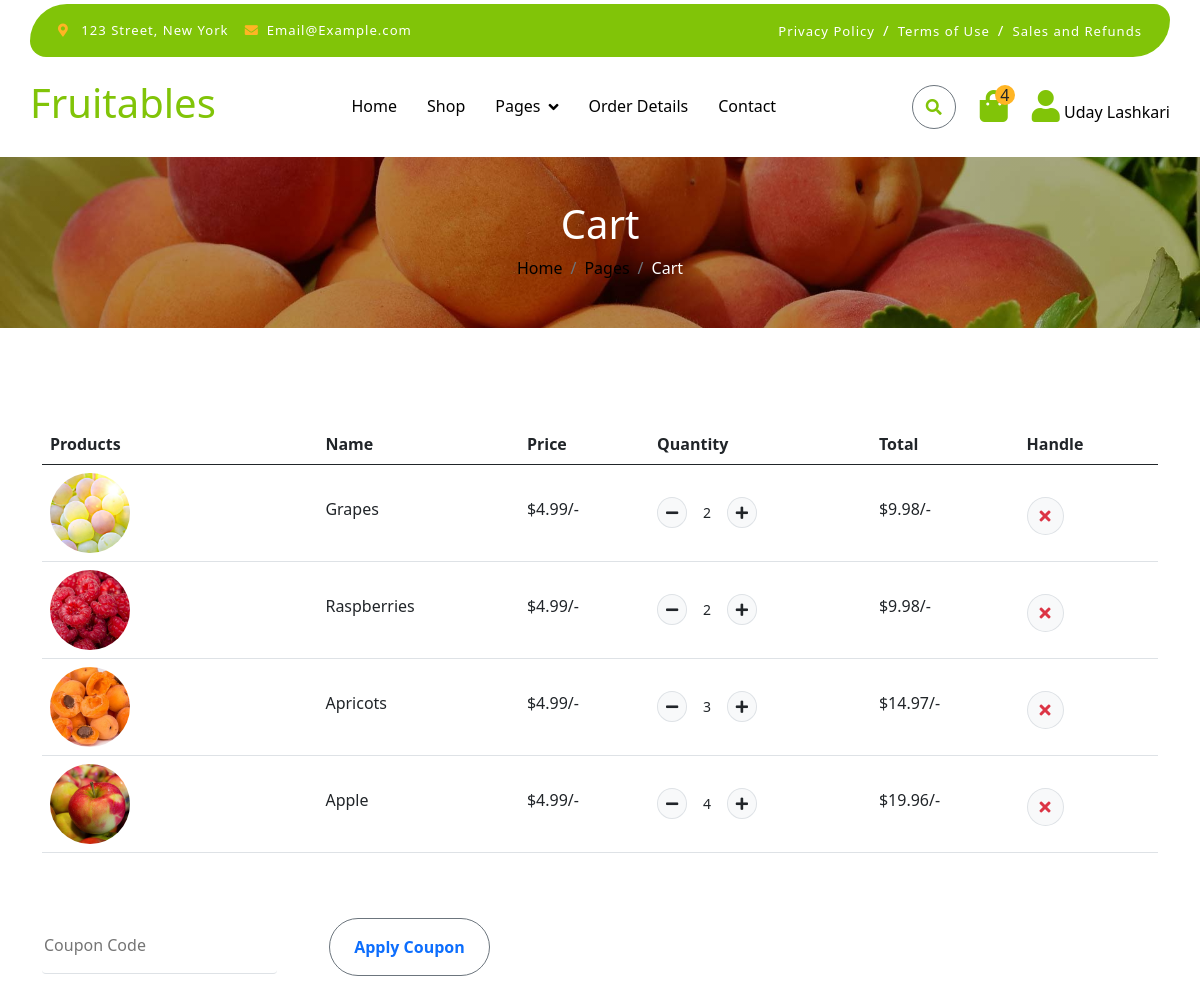
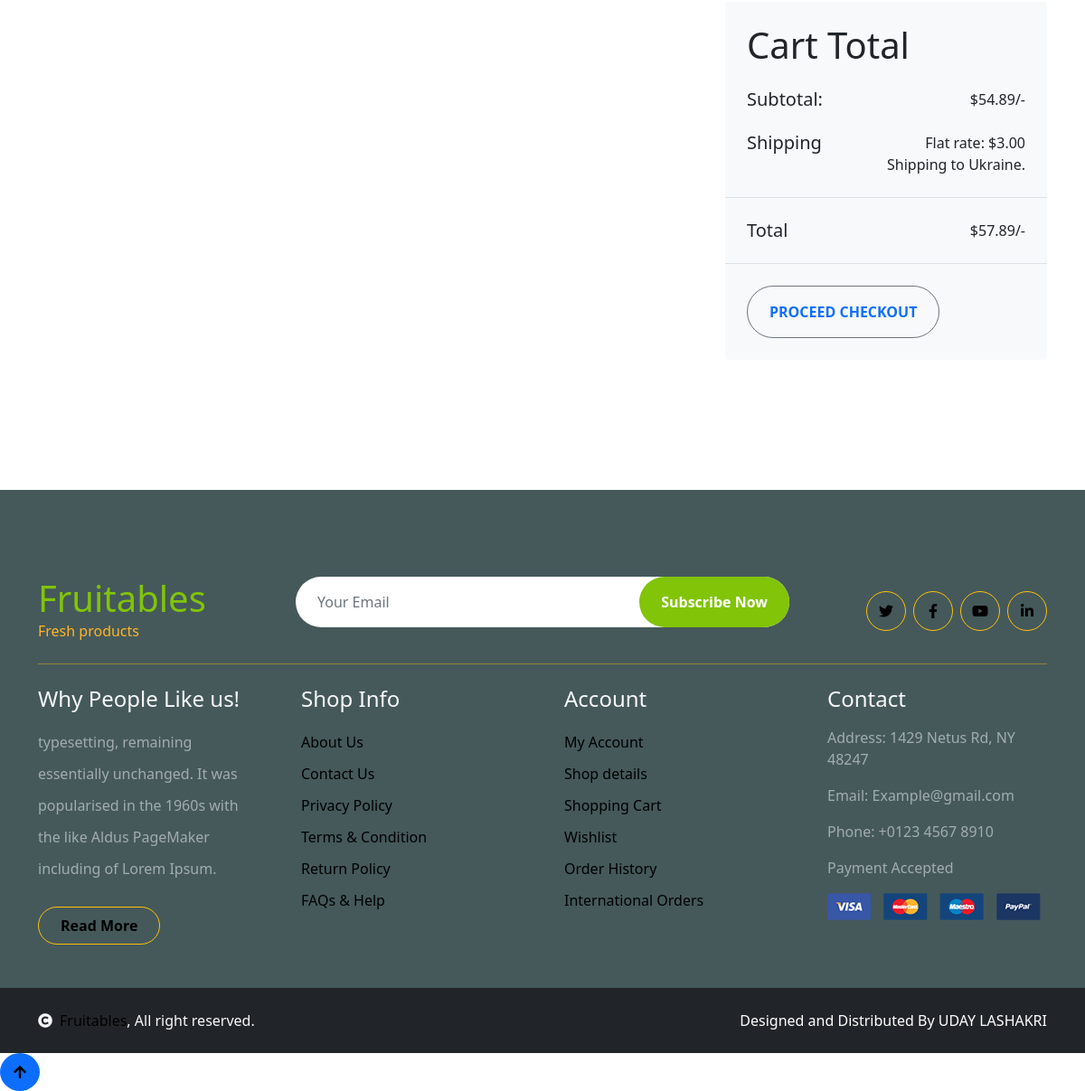
The app's page /cart.php (signed in) with its own data (2 pictures, top to bottom).
### tables this page shows
CREATE TABLE `user_info` (
  `id` int(11) NOT NULL,
  `name` varchar(50) NOT NULL,
  `lname` varchar(50) NOT NULL,
  `email` varchar(50) NOT NULL,
  `gen` varchar(50) NOT NULL,
  `pas` varchar(50) NOT NULL,
  `phone` int(50) NOT NULL,
  `city` varchar(50) NOT NULL,
  `pincode` varchar(50) NOT NULL,
  `country` varchar(50) NOT NULL
);

CREATE TABLE `cart` (
  `id` int(11) NOT NULL,
  `image` varchar(50) NOT NULL,
  `name` varchar(50) NOT NULL,
  `price` varchar(50) NOT NULL,
  `quantity` int(11) NOT NULL
);

### cart.php (the view, shortened to what the rows shown need)
<?php
include "config.php";
$pas = $_SESSION['pas'];
$sql = "SELECT * FROM `user_info` WHERE `pas` = '$pas'";
$res = mysqli_query($con, $sql);
$row2 = mysqli_fetch_assoc($res);
?>
<!DOCTYPE html>
<html lang="en">
<head>
    <link rel="stylesheet" href="https://use.fontawesome.com/releases/v5.15.4/css/all.css" />
    <link href="https://cdn.jsdelivr.net/npm/bootstrap-icons@1.4.1/font/bootstrap-icons.css" rel="stylesheet">
    <link href="lib/lightbox/css/lightbox.min.css" rel="stylesheet">
    <link href="lib/owlcarousel/assets/owl.carousel.min.css" rel="stylesheet">
    <link href="https://cdn.jsdelivr.net/npm/bootstrap@5.0.2/dist/css/bootstrap.min.css" rel="stylesheet"
>
    <link href="css/style.css" rel="stylesheet">
    <link href="css/style.css" rel="stylesheet">
</head>
<body>
        <div class="container-fluid fixed-top">
            <div class="container px-0">
                <nav class="navbar navbar-light bg-white navbar-expand-xl">
                    <a href="index.php" class="navbar-brand">
                        <h1 class=" display-6" style="color: #81c408;">Fruitables</h1>
                    </a>
                    <div class="collapse navbar-collapse bg-white" id="navbarCollapse">
                        <div class="d-flex m-3 me-0">
                            <button
                                class="btn-search btn border border-secondary btn-md-square rounded-circle bg-white me-4"
                                data-bs-toggle="modal" data-bs-target="#searchModal"id="se" ><i class="fas fa-search "
                                    style="color: #81c408;" ></i></button>
                            <a href="cart.php" class="position-relative me-4 my-auto">
                            <?php
                                        $sql="SELECT * FROM `cart`";
                                        $res=mysqli_query($con,$sql);
                                        $i=0;
                                        while($row=mysqli_fetch_assoc($res))
                                        {
                                            $i++;
                                        }
                                        ?>
                                <i class="fa fa-shopping-bag fa-2x" style="color:#81c408 ;"></i>
                                <span
                                    class="position-absolute rounded-circle d-flex align-items-center justify-content-center text-dark px-1"
                                    style="top: -5px; left: 15px; height: 20px; min-width: 20px; background-color: #ffb524;"><?php echo $i?></span>
                                </a>
                            <a href="user_info.php" class="my-auto">
                                <i class="fas fa-user fa-2x" style="color:#81c408;"></i>
                                <?php echo  $row2['name']. " ".$row2['lname'] ?>
                            </a>
                        </div>
                    </div>
                </nav>
            </div>
        </div>
    <div class="container-fluid page-header py-5">
        <h1 class="text-center text-white display-6">Cart</h1>
    </div>
    <div class="container-fluid py-5">
        <div class="container py-5">
            <div class="table-responsive">
                <table class="table">
                    <thead>
                        <tr>
                            <th scope="col">Products</th>
                            <th scope="col">Name</th>
                            <th scope="col">Price</th>
                            <th scope="col">Quantity</th>
                            <th scope="col">Total</th>
                            <th scope="col">Handle</th>
                        </tr>
                    </thead>
                    <tbody>
                        <?php
                            $sql="SELECT * FROM `cart` ";
                            $res=mysqli_query($con,$sql);
                            while($row=mysqli_fetch_assoc($res))
                            {
                            ?>
                        <tr>
                            <th scope="row">
                                <div class="d-flex align-items-center">
                                    <img src="img/<?php echo $row['image']?>" class="img-fluid me-5 rounded-circle"
                                        style="width: 80px; height: 80px;" alt="">
                                </div>
                            </th>
                            <td>
                                <p class="mb-0 mt-4"><?php echo $row['name']?></p>
                            </td>
                            <td>
                                <p class="mb-0 mt-4">$<?php echo $row['price']?>/-</p>
                            </td>
                            <td>
                                <div class="input-group quantity mt-4" style="width: 100px;">
                                    <div class="input-group-btn">
                                        <button type="submit"
                                            class="btn btn-sm btn-minus rounded-circle bg-light border" name="mi"
                                            value="click">
                                            <i class="fa fa-minus"></i>
                                        </button>
                                    </div>
                                    <input type="text" class="form-control form-control-sm text-center border-0"
                                        name="qu" value="<?php echo $row['quantity']?>">
                                    <div class="input-group-btn">
                                        <button type="submit" class="btn btn-sm btn-plus rounded-circle bg-light border"
                                            name="pl" value="click">
                                            <i class="fa fa-plus"></i>
                                        </button>
                                    </div>
                                </div>
                            </td>
                            <td>
                                <p class="mb-0 mt-4">$<?php $totle=$row['price']*$row['quantity'];echo $totle; ?>/-</p>
                            </td>
                            <td>
                                <a href="?id=<?php echo $row['id']?>"
                                    class="btn btn-md rounded-circle bg-light border mt-4">
                                    <i class="fa fa-times text-danger"></i>
                                </a>
                            </td>
                        </tr>
                        <?php
                            }
                         ?>
                    </tbody>
                </table>
            </div>
            <div class="row g-4 justify-content-end">
                <div class="col-sm-8 col-md-7 col-lg-6 col-xl-4">
                    <div class="bg-light rounded">
                        <div class="p-4">
                            <h1 class="display-6 mb-4">Cart <span class="fw-normal">Total</span></h1>
                        </div>
                    </div>
                </div>
            </div>
        </div>
    </div>
    <div class="container-fluid text-white-50 footer pt-5 mt-5 w-100" style="background-color: #45595b !important;">
            <div class="container py-5">
                <div class="pb-4 mb-4" style="border-bottom: 1px solid rgba(226, 175, 24, 0.5) ;">
                    <div class="row g-4">
                        <div class="col-lg-3">
                            <a href="#">
                                <h1 class=" mb-0" style="color: #81c408;">Fruitables</h1>
                            </a>
                        </div>
                    </div>
                </div>
            </div>
        </div>
</body>
</html>

### records on screen
user_info: name "Uday", lname "Lashkari"
cart: image (picture), name "Grapes", price "4.99", qu "2", totle "9.98"
cart: image (picture), name "Raspberries", price "4.99", qu "2", totle "9.98"
cart: image (picture), name "Apricots", price "4.99", qu "3", totle "14.97"
cart: image (picture), name "Apple", price "4.99", qu "4", totle "19.96"

### other values on screen
$i "4"
$total1 "54.89"
$total1 "57.89"
